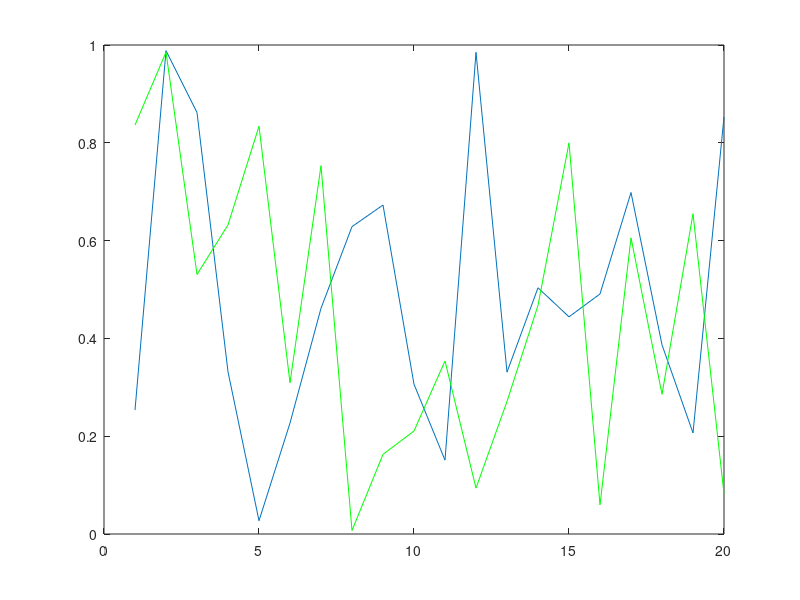

Here is the MATLAB script that generated this plot:
data = rand(20,4);

moy = mean (data);

for n = 1:size(data,2)
    result(:,n) = data(:,n) - moy(n);
end

figure;
plot(data(:,1));
hold on
plot(data(:,2),'g');